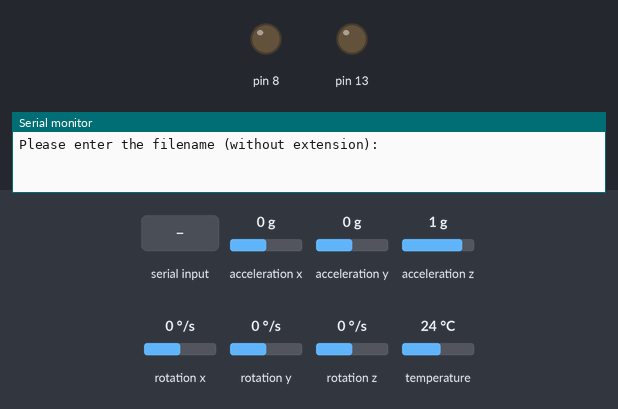
Recording of a sketch running on a simulated Arduino Uno, built with avr-gcc and run on an emulated ATmega328P. Parts: output pins drawn as LEDs (lit = HIGH), the last lines printed to the serial monitor. The inputs (shaded band) are chosen by the test bench; at power-on: acceleration x 0 g, acceleration y 0 g, acceleration z 1 g, rotation x 0 °/s, rotation y 0 °/s, rotation z 0 °/s, temperature 24 °C. Storage starts empty.

Above: at 5.8 s.
5.9 s: "90,45\n" received over Serial
At 7.2 s:
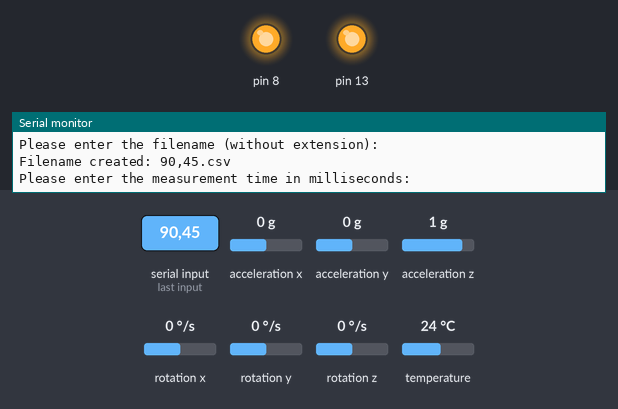
7.5 s: "30,150\n" received over Serial
At 8.2 s:
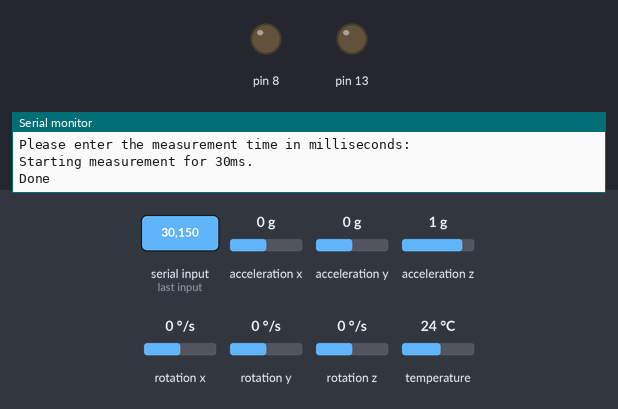
Timing chart, 0 to 10.5 s (numbered marks = the images above; inputs shaded):
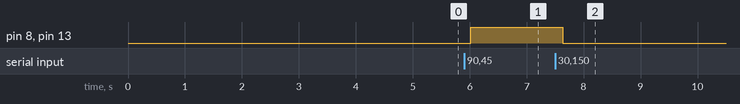

The sketch:

firstSensors_joanneum.ino
```cpp
#include <SPI.h>
#include <SD.h>
#include <Wire.h>
#include <Adafruit_Sensor.h>
#include <Adafruit_BME280.h>
#include <Adafruit_MPU6050.h>

#define cardSelect 4
File logfile;
char* filename;


Adafruit_BME280 bme1;  // I2C
Adafruit_BME280 bme2;  // I2C
// Create a MPU6050 object
Adafruit_MPU6050 mpu;

float temp1;
float temp2;
float ax, ay, az;
long count = 0;

void setup() {
  Wire.begin();
  Wire.setClock(400000);
  pinMode(13, OUTPUT);
  pinMode(8, OUTPUT);
  Serial.begin(9600);
  delay(5000);
  bme1.begin(0x76);
  bme2.begin(0x77);
  mpu.begin();

  if (!SD.begin(cardSelect)) {
    Serial.println("-------------------------");
    Serial.println("-------------------------");
    Serial.println("-------------------------");
    Serial.println("-------------------------");
    Serial.println("-------------------------");
    Serial.println("-------------------------");
    Serial.println("-------------------------");
    Serial.println("-------------------------");
    Serial.println("Card init. failed!");
    while (1) {}
  }

  readFilename();  // Call the function to get the filename from the console


  logfile = SD.open(filename, FILE_WRITE);
  logfile.println("#; CPU time in ms; temp1 in °C; temp2 in °C; ax in m/s^2; ay in m/s^2; az in m/s^2");
  if (!logfile) {
    Serial.print("Couldnt create ");
    Serial.println(filename);
  }
  logfile.close();
}

void loop() {

  logfile = SD.open(filename, FILE_WRITE);
  if (logfile) {
    digitalWrite(13, HIGH);
    digitalWrite(8, HIGH);
    int duration = getMeasurementTime();
    long start = millis();
    while (millis() - start < duration) {
      temp1 = bme1.readTemperature();
      temp2 = bme2.readTemperature();
      sensors_event_t a, g, temp;
      mpu.getEvent(&a, &g, &temp);
      ax = a.acceleration.x;
      ay = a.acceleration.y;
      az = a.acceleration.z;
      //Serial.print("Temperature1 = ");
      /*Serial.print(temp1);
        Serial.print("  ");
        //Serial.println(" °C");
        //Serial.println("---------------");
        //Serial.print("Temperature2 = ");
        Serial.print(temp2);
        //Serial.println(" °C");

        Serial.print("  ");
        Serial.print(ax);
        Serial.print("  ");
        Serial.print(ay);
        Serial.print("  ");
        Serial.println(az);*/
      //delay(100);

      //digitalWrite(8, HIGH);
      logfile.print(++count);
      logfile.print("; ");
      logfile.print(millis());
      logfile.print("; ");
      logfile.print(temp1);
      logfile.print("; ");
      logfile.print(temp2);
      logfile.print("; ");
      logfile.print(ax);
      logfile.print("; ");
      logfile.print(ay);
      logfile.print("; ");
      logfile.println(az);
    }
    logfile.close();
    digitalWrite(8, LOW);
    digitalWrite(13, LOW);
    Serial.println("Done");
    while (1) {}
  }
  //digitalWrite(8, LOW);
}
void readFilename() {
  Serial.println("Please enter the filename (without extension):");
  while (!Serial.available()) {
    // Wait for user input
  }
  delay(100);           // Wait a bit more in case the user sends multiple characters
  int bufferSize = 20;  // You can adjust this to set the maximum allowed filename length
  char input[bufferSize];
  int i = 0;
  while (Serial.available() && i < bufferSize - 1) {
    char c = Serial.read();
    if (c == '\n' || c == '\r') {  // Stop reading when Enter key is pressed
      input[i] = '\0';             // Null-terminate the input
      break;
    }
    input[i] = c;
    i++;
  }
  filename = new char[i + 5]; // Allocate memory for the filename (+5 for the ".csv" and null terminator)
  strcpy(filename, input);
  strcat(filename, ".csv"); // Concatenate the ".csv" extension to the filename
  Serial.print("Filename created: ");
  Serial.println(filename);

  // Clear any remaining characters in the Serial buffer
  while (Serial.available()) {
    Serial.read();
  }
}


int getMeasurementTime() {
  Serial.println("Please enter the measurement time in milliseconds:");
  while (!Serial.available()) {
    // Wait for user input
  }
  delay(100); // Wait a bit more in case the user sends multiple characters
  int bufferSize = 20;
  char input[bufferSize];
  int i = 0;
  while (Serial.available() && i < bufferSize - 1) {
    char c = Serial.read();
    if (c == '\n' || c == '\r') { // Stop reading when Enter key is pressed
      input[i] = '\0'; // Null-terminate the input
      break;
    }
    input[i] = c;
    i++;
  }
  int measurementTime = atoi(input); // Convert the input to an integer
  Serial.print("Starting measurement for ");
  Serial.print(measurementTime);
  Serial.println("ms.");
  return measurementTime;
}
```

Measured:
- after the input at 5.9 s, pin 8, pin 13: LOW → HIGH after 0.12 s
- after the input at 7.5 s, pin 8, pin 13: HIGH → LOW after 0.14 s
